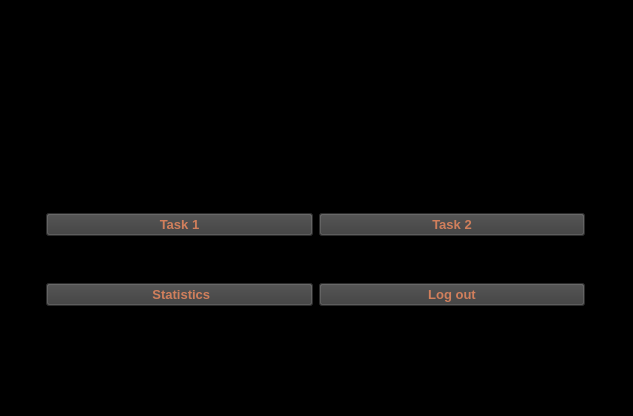
<?xml version="1.0" encoding="UTF-8"?>
<ui version="4.0">
 <class>MainWindow</class>
 <widget class="QMainWindow" name="MainWindow">
  <property name="geometry">
   <rect>
    <x>0</x>
    <y>0</y>
    <width>633</width>
    <height>416</height>
   </rect>
  </property>
  <property name="windowTitle">
   <string>MainWindow</string>
  </property>
  <property name="styleSheet">
   <string notr="true">background:black;</string>
  </property>
  <widget class="QWidget" name="centralwidget">
   <widget class="QLabel" name="meme">
    <property name="geometry">
     <rect>
      <x>180</x>
      <y>0</y>
      <width>281</width>
      <height>191</height>
     </rect>
    </property>
    <property name="text">
     <string/>
    </property>
   </widget>
   <widget class="QWidget" name="layoutWidget">
    <property name="geometry">
     <rect>
      <x>40</x>
      <y>160</y>
      <width>551</width>
      <height>201</height>
     </rect>
    </property>
    <layout class="QGridLayout" name="gridLayout">
     <property name="leftMargin">
      <number>6</number>
     </property>
     <property name="topMargin">
      <number>12</number>
     </property>
     <property name="rightMargin">
      <number>6</number>
     </property>
     <property name="bottomMargin">
      <number>12</number>
     </property>
     <item row="0" column="0">
      <widget class="QPushButton" name="task1">
       <property name="styleSheet">
        <string notr="true">
background:rgb(60,60,60);
color: rgb(209, 127, 92);
font-size:13px;
font-weight:bold;</string>
       </property>
       <property name="text">
        <string>Task 1</string>
       </property>
      </widget>
     </item>
     <item row="0" column="1">
      <widget class="QPushButton" name="task2">
       <property name="styleSheet">
        <string notr="true">
background:rgb(60,60,60);
color: rgb(209, 127, 92);
font-size:13px;
font-weight:bold;</string>
       </property>
       <property name="text">
        <string>Task 2</string>
       </property>
      </widget>
     </item>
     <item row="1" column="0">
      <widget class="QPushButton" name="stat">
       <property name="styleSheet">
        <string notr="true">
background:rgb(60,60,60);
color: rgb(209, 127, 92);
font-size:13px;
font-weight:bold;</string>
       </property>
       <property name="text">
        <string> Statistics</string>
       </property>
      </widget>
     </item>
     <item row="1" column="1">
      <widget class="QPushButton" name="exit">
       <property name="styleSheet">
        <string notr="true">
background:rgb(60,60,60);
color: rgb(209, 127, 92);
font-size:13px;
font-weight:bold;</string>
       </property>
       <property name="text">
        <string>Log out</string>
       </property>
      </widget>
     </item>
    </layout>
   </widget>
  </widget>
  <widget class="QMenuBar" name="menubar">
   <property name="geometry">
    <rect>
     <x>0</x>
     <y>0</y>
     <width>633</width>
     <height>21</height>
    </rect>
   </property>
  </widget>
  <widget class="QStatusBar" name="statusbar"/>
 </widget>
 <resources/>
 <connections/>
</ui>
